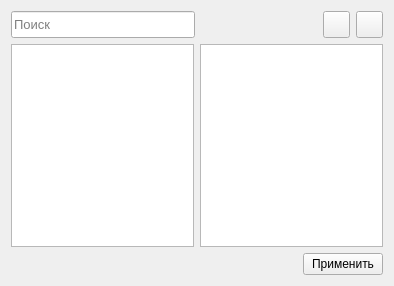
<?xml version="1.0" encoding="UTF-8"?>
<ui version="4.0">
 <class>ChooseEmployee</class>
 <widget class="QDialog" name="ChooseEmployee">
  <property name="geometry">
   <rect>
    <x>0</x>
    <y>0</y>
    <width>394</width>
    <height>286</height>
   </rect>
  </property>
  <property name="windowTitle">
   <string>Выбор сотрудника(-ов)</string>
  </property>
  <layout class="QGridLayout" name="gridLayout_4">
   <item row="0" column="0">
    <layout class="QGridLayout" name="gridLayout_3">
     <item row="0" column="0">
      <layout class="QGridLayout" name="gridLayout">
       <property name="verticalSpacing">
        <number>6</number>
       </property>
       <item row="0" column="0">
        <widget class="QLineEdit" name="lineEdit">
         <property name="minimumSize">
          <size>
           <width>184</width>
           <height>27</height>
          </size>
         </property>
         <property name="font">
          <font>
           <pointsize>10</pointsize>
          </font>
         </property>
         <property name="placeholderText">
          <string>Поиск</string>
         </property>
         <property name="clearButtonEnabled">
          <bool>true</bool>
         </property>
        </widget>
       </item>
       <item row="0" column="2">
        <widget class="QPushButton" name="chooseAllButton">
         <property name="minimumSize">
          <size>
           <width>27</width>
           <height>27</height>
          </size>
         </property>
         <property name="maximumSize">
          <size>
           <width>27</width>
           <height>27</height>
          </size>
         </property>
         <property name="toolTip">
          <string>Выбрать всех сотрудников</string>
         </property>
         <property name="text">
          <string/>
         </property>
         <property name="icon">
          <iconset resource="images.qrc">
           <normaloff>:/images/addList.png</normaloff>:/images/addList.png</iconset>
         </property>
         <property name="iconSize">
          <size>
           <width>24</width>
           <height>24</height>
          </size>
         </property>
         <property name="autoDefault">
          <bool>false</bool>
         </property>
        </widget>
       </item>
       <item row="0" column="3">
        <widget class="QPushButton" name="removeAllButton">
         <property name="minimumSize">
          <size>
           <width>27</width>
           <height>27</height>
          </size>
         </property>
         <property name="maximumSize">
          <size>
           <width>27</width>
           <height>27</height>
          </size>
         </property>
         <property name="toolTip">
          <string>Очистить всех сотрудников</string>
         </property>
         <property name="text">
          <string/>
         </property>
         <property name="icon">
          <iconset resource="images.qrc">
           <normaloff>:/images/deleteList.png</normaloff>:/images/deleteList.png</iconset>
         </property>
         <property name="iconSize">
          <size>
           <width>24</width>
           <height>24</height>
          </size>
         </property>
         <property name="autoDefault">
          <bool>false</bool>
         </property>
        </widget>
       </item>
       <item row="0" column="1">
        <spacer name="horizontalSpacer">
         <property name="orientation">
          <enum>Qt::Horizontal</enum>
         </property>
         <property name="sizeHint" stdset="0">
          <size>
           <width>40</width>
           <height>20</height>
          </size>
         </property>
        </spacer>
       </item>
      </layout>
     </item>
     <item row="1" column="0">
      <layout class="QGridLayout" name="gridLayout_2">
       <item row="1" column="2">
        <widget class="QPushButton" name="applyButton">
         <property name="text">
          <string>Применить</string>
         </property>
         <property name="autoDefault">
          <bool>false</bool>
         </property>
        </widget>
       </item>
       <item row="0" column="0">
        <widget class="QListWidget" name="listWidget">
         <property name="toolTip">
          <string/>
         </property>
         <property name="autoScroll">
          <bool>true</bool>
         </property>
         <property name="selectionMode">
          <enum>QAbstractItemView::SingleSelection</enum>
         </property>
         <property name="selectionBehavior">
          <enum>QAbstractItemView::SelectRows</enum>
         </property>
        </widget>
       </item>
       <item row="1" column="1">
        <spacer name="horizontalSpacer_2">
         <property name="orientation">
          <enum>Qt::Horizontal</enum>
         </property>
         <property name="sizeHint" stdset="0">
          <size>
           <width>40</width>
           <height>20</height>
          </size>
         </property>
        </spacer>
       </item>
       <item row="0" column="1" colspan="2">
        <widget class="QListWidget" name="listWidget_2">
         <property name="toolTip">
          <string>Контакты для рассылки</string>
         </property>
         <property name="autoScroll">
          <bool>true</bool>
         </property>
         <property name="selectionMode">
          <enum>QAbstractItemView::SingleSelection</enum>
         </property>
         <property name="selectionBehavior">
          <enum>QAbstractItemView::SelectRows</enum>
         </property>
        </widget>
       </item>
      </layout>
     </item>
    </layout>
   </item>
  </layout>
 </widget>
 <tabstops>
  <tabstop>lineEdit</tabstop>
  <tabstop>chooseAllButton</tabstop>
  <tabstop>removeAllButton</tabstop>
  <tabstop>listWidget</tabstop>
  <tabstop>listWidget_2</tabstop>
  <tabstop>applyButton</tabstop>
 </tabstops>
 <resources>
  <include location="images.qrc"/>
 </resources>
 <connections/>
</ui>
